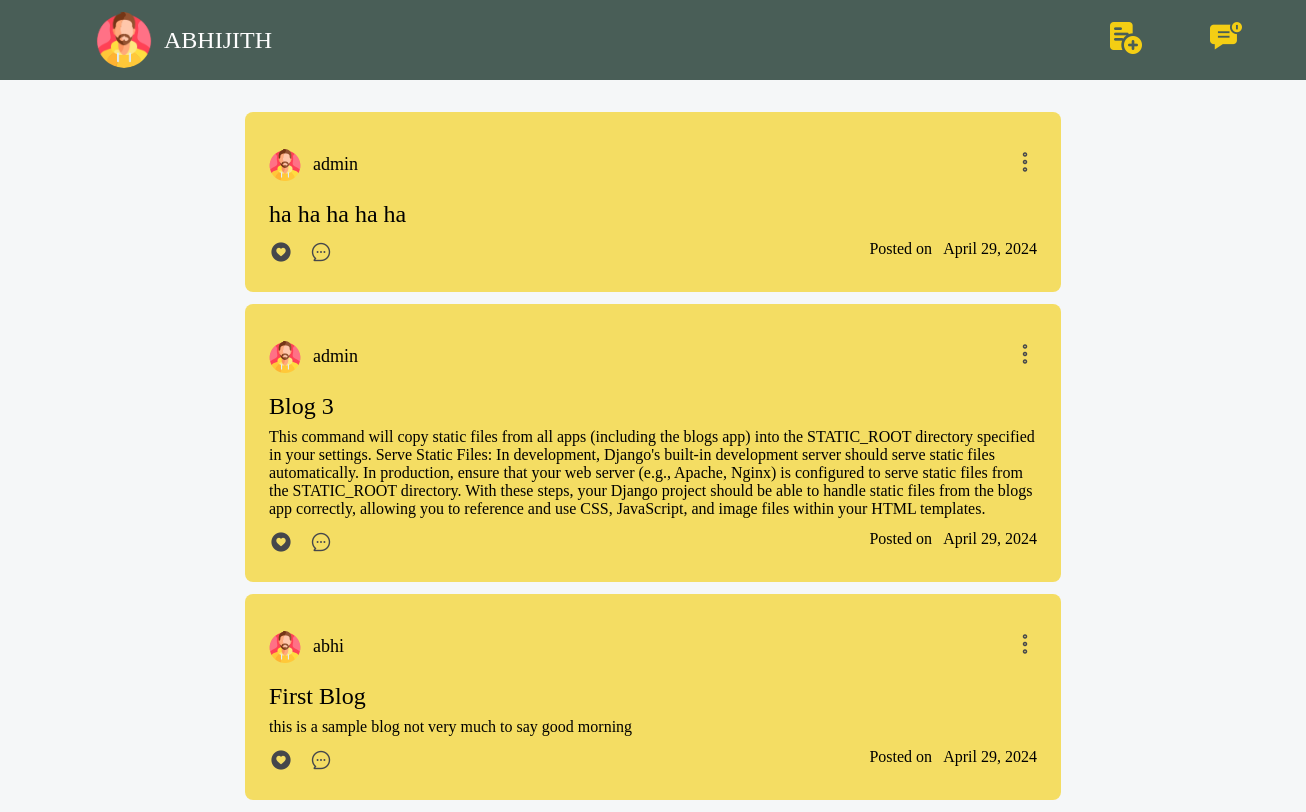
Page /blog/home/ on the earlier database version.
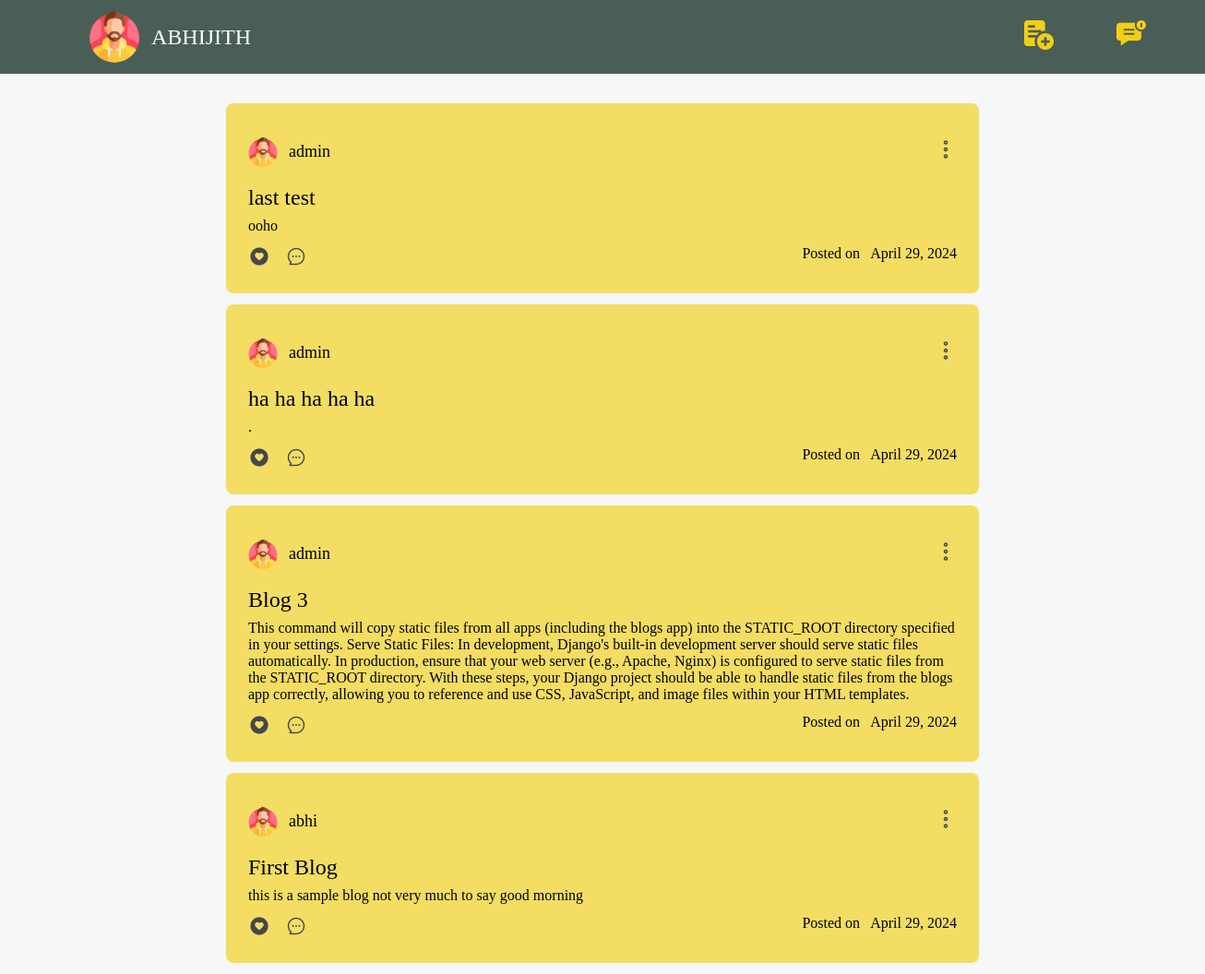
Same page on the later database version.
### blogs/models.py (models this page shows)
class Blog(models.Model):
    title = models.CharField(max_length=100)
    desc = models.TextField()
    date_posted = models.DateField()
    is_archived = models.BooleanField(default=False)
    owner = models.ForeignKey(User, on_delete=models.CASCADE)

### blogs/views.py (the view)
# urls.py: 2. Add a URL to urlpatterns:  path('', Home.as_view(), name='home')
class Home(ListView):
    model : Blog
    template_name = 'blog/home.html'
    context_object_name = 'blogs'
    def get_queryset(self):
        return Blog.objects.filter(is_archived = False).order_by('-pk')

### blogs/templates/blog/home.html (shortened to what this page needs)
{% load static %}
<!DOCTYPE html>
<html lang="en">
<head>
    <head>
    </head>
<body>
    <nav>
        <div class="left">
            <img src="{% static "images/man.png" %}" alt="avatar" class="circle-avatar">
            <p class="user-title">Abhijith</p>
        </div>
        <div class="right">
            <a href="{% url 'blog-create' %}"><img src="{% static 'images/add.png' %}" alt="add" class="nav-icon"></a>
            <img src="{% static 'images/chat.png' %}" alt="add" class="nav-icon" id="btn-notification">
        </div>
    </nav>
    <section>
        {% for blog in blogs %}
        <div class="card">
            <div class="card-header">
                <div class="left">
                    <img src="{% static "images/man.png" %}" alt="profile" class="profile-img">
                    <p class="user-name">{{ blog.owner }}</p>
                </div>
                <div class="right">
                    <img src="{% static "images/dots.png" %}" alt="menu" class="icon-btn opt-toggle" id="opt-btn">
                </div>
            </div>
            <div class="card-body">
                <div class="card-title">{{blog.title}}</div>
                <div class="card-desc">{{blog.desc}}</div>
            </div>
            <div class="card-footer">
                <div class="left">
                    <img src="{% static 'images/thumbs-up.png' %}" alt="like" class="icon-btn like-button" data-blog-id="{{ blog.pk }}">
                    <img src="{% static "images/comment.png" %}" alt="comment" class="icon-btn comment-toggle"
                        id="comment-btn">
                </div>
                <div>Posted on &nbsp; {{blog.date_posted}}</div>
            </div>
        </div>
        {% endfor %}
    </section>
</body>
</html>

Differences in the rows shown:
now on this page (row edited): Blog: owner "admin", title "last test", desc "ooho", date_posted "April 29, 2024"
changed Blog "ha ha ha ha ha": desc (not shown) → "."
